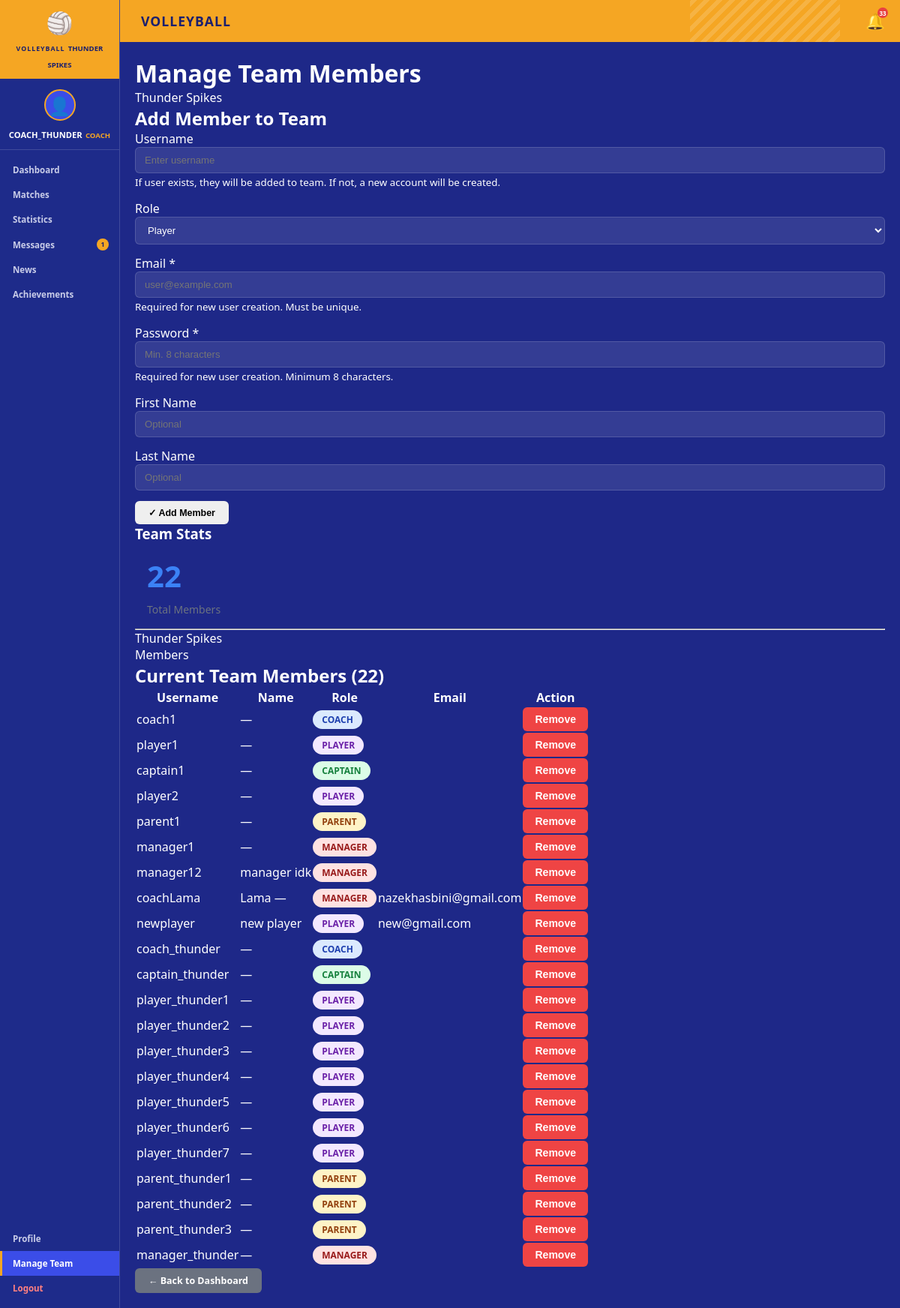
Screenshot of /manage-team/ (signed in) with the database file from the repository.
### scheduling/models.py (models this page shows, shortened)
class UserProfile(models.Model):
    ROLE_CHOICES = [
        ('player', 'Player'),
        ('captain', 'Captain'),
        ('coach', 'Coach'),
        ('parent', 'Parent'),
        ('manager', 'Manager'),
    ]
    user = models.OneToOneField(User, on_delete=models.CASCADE, related_name='profile')
    role = models.CharField(max_length=20, choices=ROLE_CHOICES, default='player')
    team = models.ForeignKey(Team, on_delete=models.SET_NULL, null=True, blank=True, related_name='members')
    avatar = models.ImageField(upload_to='avatars/', null=True, blank=True)

class Team(models.Model):
    name = models.CharField(max_length=100)
    created_at = models.DateTimeField(auto_now_add=True)

### accounts/views.py (the view, shortened to what this page needs)
# urls.py: path('manage-team/',     views.manage_team_members,  name='manage_team_members'),
@login_required
def manage_team_members(request):
    user_profile = request.user.profile if hasattr(request.user, 'profile') else None
    if not user_profile or user_profile.role not in ['coach', 'manager']:
        messages.error(request, "Only coaches and managers can manage team members.")
        return redirect('dashboard')
    user_team = user_profile.team
    if not user_team:
        messages.error(request, "You are not assigned to a team.")
        return redirect('dashboard')
    team_members = UserProfile.objects.filter(team=user_team).select_related('user')
    context = {
        'team_members': team_members,
        'team': user_team,
        'active_page': 'manage_team',
        'role_choices': UserProfile.ROLE_CHOICES,
    }
    return render(request, 'accounts/manage_team_members.html', context)

### volleyball_project/templates/accounts/manage_team_members.html (shortened to what this page needs)
{% extends "base.html" %}
{% block content %}
<div class="container">
    <div class="page-header">
        <h1>Manage Team Members</h1>
        <p class="subtitle">{{ team.name }}</p>
    </div>
    <div class="grid grid-cols-1 lg:grid-cols-3 gap-6">
        <div class="card lg:col-span-2">
            <h2 class="card-title">Add Member to Team</h2>
            <form method="POST" class="form">
                <div class="form-group">
                    <label for="username">Username</label>
                    <input type="text" id="username" name="username" class="form-input" placeholder="Enter username" required>
                    <small class="form-help">If user exists, they will be added to team. If not, a new account will be created.</small>
                </div>
                <div class="form-group">
                    <label for="role">Role</label>
                    <select id="role" name="role" class="form-input" required>
                        {% for value, label in role_choices %}
                            <option value="{{ value }}">{{ label }}</option>
                        {% endfor %}
                    </select>
                </div>
                <div class="form-group">
                    <label for="email">Email <span class="required">*</span></label>
                    <input type="email" id="email" name="email" class="form-input" placeholder="user@example.com">
                    <small class="form-help">Required for new user creation. Must be unique.</small>
                </div>
                <div class="form-group">
                    <label for="password">Password <span class="required">*</span></label>
                    <input type="password" id="password" name="password" class="form-input" placeholder="Min. 8 characters">
                    <small class="form-help">Required for new user creation. Minimum 8 characters.</small>
                </div>
                <div class="grid grid-cols-2 gap-4">
                    <div class="form-group">
                        <label for="first_name">First Name</label>
                        <input type="text" id="first_name" name="first_name" class="form-input" placeholder="Optional">
                    </div>
                    <div class="form-group">
                        <label for="last_name">Last Name</label>
                        <input type="text" id="last_name" name="last_name" class="form-input" placeholder="Optional">
                    </div>
                </div>
                <button type="submit" class="btn btn-primary btn-block">
                    <span>✓ Add Member</span>
                </button>
            </form>
        </div>
        <div class="card">
            <h3 class="card-title">Team Stats</h3>
            <div class="text-center py-4">
                <div class="stat-box">
                    <div class="stat-number">{{ team_members.count }}</div>
                    <div class="stat-label">Total Members</div>
                </div>
                <hr class="my-4">
                <div class="text-sm text-gray-600">
                    {% with coaches=team_members|dictsort:"user.username"|length %}
                    {{ team.name }}<br>
                    Members
                    {% endwith %}
                </div>
            </div>
        </div>
    </div>
    <div class="card mt-6">
        <h2 class="card-title">Current Team Members ({{ team_members.count }})</h2>
        {% if team_members %}
            <div class="overflow-x-auto">
                <table class="table">
                    <thead>
                        <tr>
                            <th>Username</th>
                            <th>Name</th>
                            <th>Role</th>
                            <th>Email</th>
                            <th class="text-center">Action</th>
                        </tr>
                    </thead>
                    <tbody>
                        {% for member in team_members %}
                            <tr class="hover:bg-gray-50">
                                <td class="font-medium">{{ member.user.username }}</td>
                                <td>{{ member.user.first_name }} {{ member.user.last_name|default:"—" }}</td>
                                <td>
                                    <span class="badge
                                        {% if member.role == 'coach' %}badge-blue{% endif %}
                                        {% if member.role == 'captain' %}badge-green{% endif %}
                                        {% if member.role == 'player' %}badge-purple{% endif %}
                                        {% if member.role == 'parent' %}badge-yellow{% endif %}
                                        {% if member.role == 'manager' %}badge-red{% endif %}
                                    ">
                                        {{ member.get_role_display }}
                                    </span>
                                </td>
                                <td class="text-sm text-gray-600">{{ member.user.email }}</td>
                                <td class="text-center">
                                    <form method="POST" style="display: inline;" onsubmit="return confirm('Remove {{ member.user.username }} from team?');">
                                        <button type="submit" class="btn btn-sm btn-danger">Remove</button>
                                    </form>
                                </td>
                            </tr>
                        {% endfor %}
                    </tbody>
                </table>
            </div>
        {% else %}
            <div class="empty-state">
                <p class="text-gray-500">No team members yet. Add one above.</p>
            </div>
        {% endif %}
    </div>
    <div class="mt-6">
        <a href="{% url 'dashboard' %}" class="btn btn-gray">← Back to Dashboard</a>
    </div>
</div>
{% endblock %}

### volleyball_project/templates/base.html (shortened to what this page needs)
<!DOCTYPE html>
<html lang="en">
<head>
    {% load static %}
    <link rel="stylesheet" href="{% static 'css/volleyball.css' %}">
</head>
<body>
    <div class="app-layout">
        <aside class="sidebar">
            <div class="sidebar-header">
                <div class="team-logo">
                    <div class="volleyball-icon">🏐</div>
                    <div class="team-info">
                        <span class="team-label">VOLLEYBALL</span>
                        <span class="team-name">{{ request.user.profile.team.name|default:"TEAM NAME" }}</span>
                    </div>
                </div>
            </div>
            <div class="user-profile">
                <div class="avatar">
                    {% if request.user.profile.avatar %}
                        <img src="{{ request.user.profile.avatar.url }}" alt="avatar">
                    {% else %}
                        <div class="avatar-placeholder">👤</div>
                    {% endif %}
                </div>
                <div class="user-details">
                    <span class="username">{{ request.user.username }}</span>
                    <span class="user-role">{{ request.user.profile.get_role_display|default:"Player"|upper }}</span>
                </div>
            </div>
            <nav class="sidebar-nav">
                <a href="{% url 'dashboard' %}" class="nav-item {% if active_page == 'dashboard' %}active{% endif %}">
                    Dashboard
                </a>
                <a href="{% url 'matches' %}" class="nav-item {% if active_page == 'matches' %}active{% endif %}">
                    Matches
                </a>
                <a href="{% url 'statistics' %}" class="nav-item {% if active_page == 'statistics' %}active{% endif %}">
                    Statistics
                </a>
                <a href="{% url 'messages' %}" class="nav-item {% if active_page == 'messages' %}active{% endif %}" style="display:flex; justify-content:space-between; align-items:center;">
                    Messages
                    <span id="msg-badge" style="display:none; background:#f5a623; color:#1a1f6e; border-radius:50%; width:16px; height:16px; font-size:0.55rem; font-weight:900; align-items:center; justify-content:center;"></span>
                </a>
                <a href="{% url 'news' %}" class="nav-item {% if active_page == 'news' %}active{% endif %}">
                    News
                </a>
                <a href="{% url 'achievements' %}" class="nav-item {% if active_page == 'achievements' %}active{% endif %}">
                    Achievements
                </a>
                <a href="{% url 'profile' %}" class="nav-item {% if active_page == 'profile' %}active{% endif %}" style="margin-top:auto;">
                    Profile
                </a>
                {% if request.user.profile.role in 'coach,manager' %}
                <a href="{% url 'manage_team_members' %}" class="nav-item {% if active_page == 'manage_team' %}active{% endif %}">
                    Manage Team
                </a>
                {% endif %}
                <a href="{% url 'logout' %}" class="nav-item" style="color:#ff8080;">
                    Logout
                </a>
            </nav>
        </aside>
        <main class="main-content">
            <header class="top-header">
                <div class="header-title">
                    <h1>{% block page_title %}VOLLEYBALL{% endblock %}</h1>
                </div>
                <div class="header-actions">
                    <a href="{% url 'notifications' %}" class="bell-btn" title="Notifications" style="position:relative;">
                        🔔
                        <span id="notif-badge" style="display:none; position:absolute; top:-4px; right:-4px; background:#e84040; color:#fff; border-radius:50%; width:14px; height:14px; font-size:0.5rem; font-weight:900; align-items:center; justify-content:center;"></span>
                    </a>
                </div>
            </header>
            <div class="page-body">
                {% block content %}{% endblock %}
            </div>
        </main>
    </div>
</body>
</html>

### volleyball_project/static/css/volleyball.css (style rules this page uses)
:root { --blue-dark: #1a1f6e; --blue-mid: #2a35c9; --blue-light: #3b4de8; --blue-sidebar: #1e2b8a; --orange: #f5a623; --orange-dark: #e08800; --white: #ffffff; --gray-light: #f0f2ff; --gray-mid: #c8cce8; --gray-text: #7a80b0; --red: #e84040; --green: #27ae60; --border: rgba(255,255,255,0.15); --shadow: 0 4px 16px rgba(26,31,110,0.18); --radius: 10px; --radius-sm: 6px; }
* { box-sizing: border-box; margin: 0; padding: 0; }
body { font-family: 'Segoe UI', Arial, sans-serif; background: #0f1450; color: var(--white); min-height: 100vh; }
.app-layout { display: flex; min-height: 100vh; }
.sidebar { width: 160px; min-height: 100vh; background: var(--blue-sidebar); display: flex; flex-direction: column; padding: 0; flex-shrink: 0; border-right: 1px solid var(--border); }
.sidebar-header { background: var(--orange); padding: 10px 8px; text-align: center; }
.team-logo { display: flex; flex-direction: column; align-items: center; gap: 2px; }
.volleyball-icon { font-size: 1.8rem; }
.team-label { font-size: 0.55rem; font-weight: 800; color: var(--blue-dark); letter-spacing: 1px; text-transform: uppercase; }
.team-name { font-size: 0.6rem; font-weight: 700; color: var(--blue-dark); text-transform: uppercase; }
.user-profile { display: flex; flex-direction: column; align-items: center; padding: 14px 8px 10px; border-bottom: 1px solid var(--border); gap: 6px; }
.avatar { width: 42px; height: 42px; border-radius: 50%; background: var(--blue-light); overflow: hidden; display: flex; align-items: center; justify-content: center; border: 2px solid var(--orange); }
.avatar-placeholder { font-size: 1.5rem; }
.username { font-size: 0.7rem; font-weight: 700; text-align: center; text-transform: uppercase; }
.user-role { font-size: 0.6rem; color: var(--orange); font-weight: 600; text-align: center; }
.sidebar-nav { display: flex; flex-direction: column; padding: 10px 0; flex: 1; }
.nav-item { display: block; padding: 9px 14px; font-size: 0.72rem; font-weight: 600; color: var(--gray-mid); text-decoration: none; border-left: 3px solid transparent; transition: all 0.15s ease; text-transform: capitalize; }
.nav-item:hover, .nav-item.active { background: var(--blue-light); color: var(--white); border-left-color: var(--orange); }
.main-content { flex: 1; display: flex; flex-direction: column; background: #1e2888; min-height: 100vh; }
.top-header { display: flex; align-items: center; justify-content: space-between; padding: 0 20px; background: var(--orange); height: 56px; position: relative; overflow: hidden; }
.top-header::before { content: ''; position: absolute; right: 80px; top: 0; width: 200px; height: 100%; background: repeating-linear-gradient( -45deg, transparent, transparent 6px, rgba(255,255,255,0.15) 6px, rgba(255,255,255,0.15) 12px ); }
.header-title { display: flex; align-items: center; gap: 8px; position: relative; z-index: 1; }
.header-title h1 { font-size: 1.1rem; font-weight: 900; color: var(--blue-dark); letter-spacing: 1px; }
.bell-btn { font-size: 1.3rem; text-decoration: none; position: relative; z-index: 1; color: var(--blue-dark); }
.page-body { padding: 20px; flex: 1; }
.btn { padding: 8px 18px; border-radius: var(--radius-sm); font-size: 0.78rem; font-weight: 700; cursor: pointer; border: none; text-decoration: none; display: inline-block; transition: all 0.15s ease; }
.form-group { margin-bottom: 14px; }
.form-input, input.form-input, select.form-input, textarea.form-input { width: 100%; padding: 9px 12px; background: rgba(255,255,255,0.1); border: 1px solid var(--border); border-radius: var(--radius-sm); color: var(--white); font-size: 0.82rem; outline: none; transition: border-color 0.15s; }
select.form-input option { background: var(--blue-dark); color: var(--white); }

### rows the page displays
Team: name "Thunder Spikes"
UserProfile: user.username "coach1", user.last_name "—", role "COACH"
UserProfile: user.username "player1", user.last_name "—", role "PLAYER"
UserProfile: user.username "captain1", user.last_name "—", role "CAPTAIN"
UserProfile: user.username "player2", user.last_name "—", role "PLAYER"
UserProfile: user.username "parent1", user.last_name "—", role "PARENT"
UserProfile: user.username "manager1", user.last_name "—", role "MANAGER"
UserProfile: user.username "manager12", user.first_name "manager", user.last_name "idk", role "MANAGER"
UserProfile: user.username "coachLama", user.first_name "Lama", user.last_name "—", role "MANAGER", user.email "nazekhasbini@gmail.com"
UserProfile: user.username "newplayer", user.first_name "new", user.last_name "player", role "PLAYER", user.email "new@gmail.com"
UserProfile: user.username "coach_thunder", user.last_name "—", role "COACH"
UserProfile: user.username "captain_thunder", user.last_name "—", role "CAPTAIN"
UserProfile: user.username "player_thunder1", user.last_name "—", role "PLAYER"
UserProfile: user.username "player_thunder2", user.last_name "—", role "PLAYER"
UserProfile: user.username "player_thunder3", user.last_name "—", role "PLAYER"
UserProfile: user.username "player_thunder4", user.last_name "—", role "PLAYER"
UserProfile: user.username "player_thunder5", user.last_name "—", role "PLAYER"
UserProfile: user.username "player_thunder6", user.last_name "—", role "PLAYER"
UserProfile: user.username "player_thunder7", user.last_name "—", role "PLAYER"
UserProfile: user.username "parent_thunder1", user.last_name "—", role "PARENT"
UserProfile: user.username "parent_thunder2", user.last_name "—", role "PARENT"
UserProfile: user.username "parent_thunder3", user.last_name "—", role "PARENT"
UserProfile: user.username "manager_thunder", user.last_name "—", role "MANAGER"

### other values shown
{{ request.user.profile.team.name|default:"TEAM NAME" }} "THUNDER SPIKES"
{{ request.user.username }} "COACH_THUNDER"
{{ request.user.profile.get_role_display|default:"Player"|upper }} "COACH"
{{ team_members.count }} "22"
form field role "Player"
